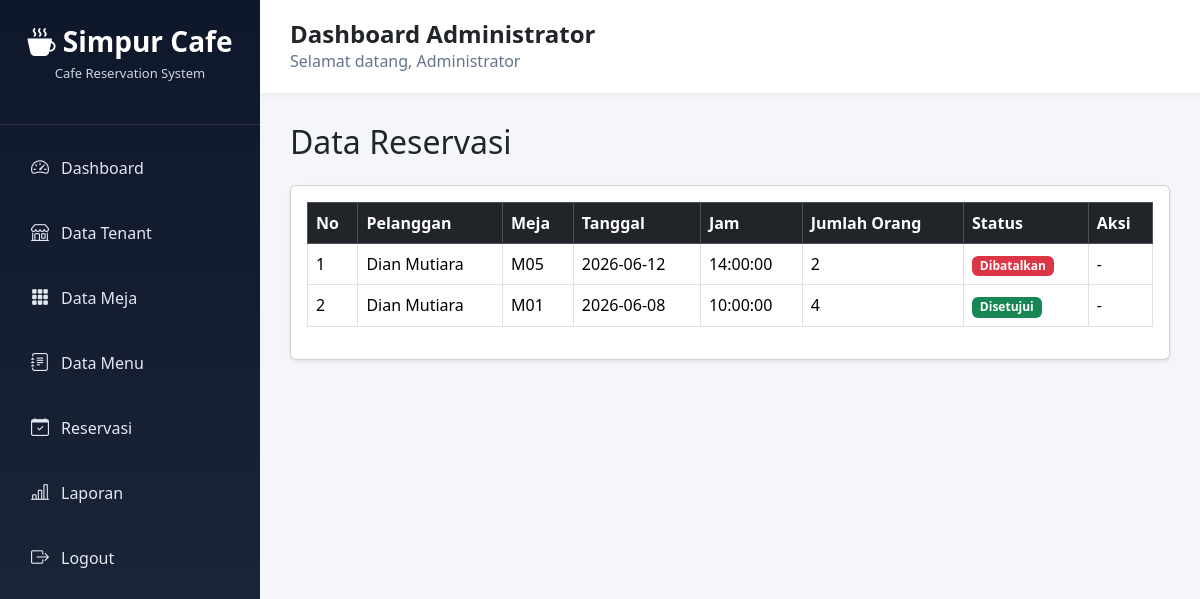
The app's page /admin/reservasi.php (signed in) with its own data.
### tables this page shows
CREATE TABLE `reservasi` (
  `id_reservasi` int(11) NOT NULL,
  `id_user` int(11) NOT NULL,
  `id_meja` int(11) NOT NULL,
  `tanggal` date NOT NULL,
  `jam` time NOT NULL,
  `jumlah_orang` int(11) NOT NULL,
  `status` enum('Pending','Disetujui','Selesai','Dibatalkan') DEFAULT 'Pending',
  `created_at` timestamp NOT NULL DEFAULT current_timestamp()
);

CREATE TABLE `users` (
  `id_user` int(11) NOT NULL,
  `nama` varchar(100) NOT NULL,
  `email` varchar(100) NOT NULL,
  `password` varchar(255) NOT NULL,
  `role` enum('admin','tenant','pelanggan') NOT NULL,
  `created_at` timestamp NOT NULL DEFAULT current_timestamp()
);

CREATE TABLE `meja` (
  `id_meja` int(11) NOT NULL,
  `nomor_meja` varchar(20) NOT NULL,
  `kapasitas` int(11) NOT NULL,
  `status` enum('Tersedia','Terisi') DEFAULT 'Tersedia'
);

### admin/reservasi.php (the view, shortened to what this page needs)
<?php
include '../config/koneksi.php';
include 'layout.php';
$data = mysqli_query($koneksi,"
SELECT reservasi.*,
       users.nama,
       meja.nomor_meja
FROM reservasi
JOIN users ON reservasi.id_user = users.id_user
JOIN meja ON reservasi.id_meja = meja.id_meja
ORDER BY id_reservasi DESC
");
?>
<h2 class="mb-4">Data Reservasi</h2>
<div class="card shadow-sm">
<div class="card-body">
<table class="table table-bordered table-hover">
<thead class="table-dark">
<tr>
    <th>No</th>
    <th>Pelanggan</th>
    <th>Meja</th>
    <th>Tanggal</th>
    <th>Jam</th>
    <th>Jumlah Orang</th>
    <th>Status</th>
    <th>Aksi</th>
</tr>
</thead>
<tbody>
<?php
$no=1;
while($row=mysqli_fetch_assoc($data)):
?>
<tr>
<td><?= $no++; ?></td>
<td><?= $row['nama']; ?></td>
<td><?= $row['nomor_meja']; ?></td>
<td><?= $row['tanggal']; ?></td>
<td><?= $row['jam']; ?></td>
<td><?= $row['jumlah_orang']; ?></td>
<td>
<?php
if($row['status']=='Pending'){
    echo '<span class="badge bg-warning">Pending</span>';
}
elseif($row['status']=='Disetujui'){
    echo '<span class="badge bg-success">Disetujui</span>';
}
elseif($row['status']=='Selesai'){
    echo '<span class="badge bg-primary">Selesai</span>';
}
else{
    echo '<span class="badge bg-danger">Dibatalkan</span>';
}
?>
</td>
<td>
<?php if($row['status']=='Pending'): ?>
<a href="approve_reservasi.php?id=<?= $row['id_reservasi']; ?>"
   class="btn btn-success btn-sm">
Approve
</a>
<a href="tolak_reservasi.php?id=<?= $row['id_reservasi']; ?>"
   class="btn btn-danger btn-sm">
Tolak
</a>
<?php else: ?>
-
<?php endif; ?>
</td>
</tr>
<?php endwhile; ?>
</tbody>
</table>
</div>
</div>
<?php include 'footer.php'; ?>

### admin/layout.php (style rules this page uses)
* { margin:0; padding:0; box-sizing:border-box; }
body { background:#f4f6f9; font-family:'Segoe UI',sans-serif; }

### records on screen
reservasi: id_user.nama "Dian Mutiara", id_meja.nomor_meja "M05", tanggal "2026-06-12", jam "14:00:00", jumlah_orang "2", status "Dibatalkan"
reservasi: id_user.nama "Dian Mutiara", id_meja.nomor_meja "M01", tanggal "2026-06-08", jam "10:00:00", jumlah_orang "4", status "Disetujui"

### other values on screen
$_SESSION['nama'] "Administrator"
